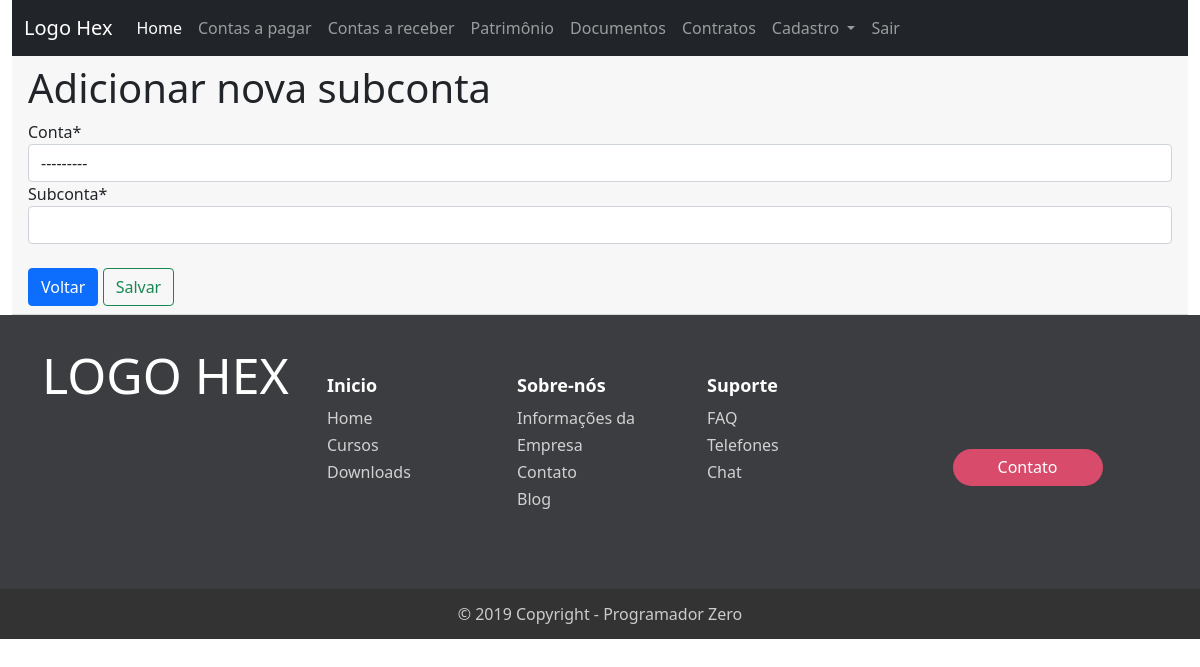
Before: /subcontaAdd/ (signed in) with the older database file.
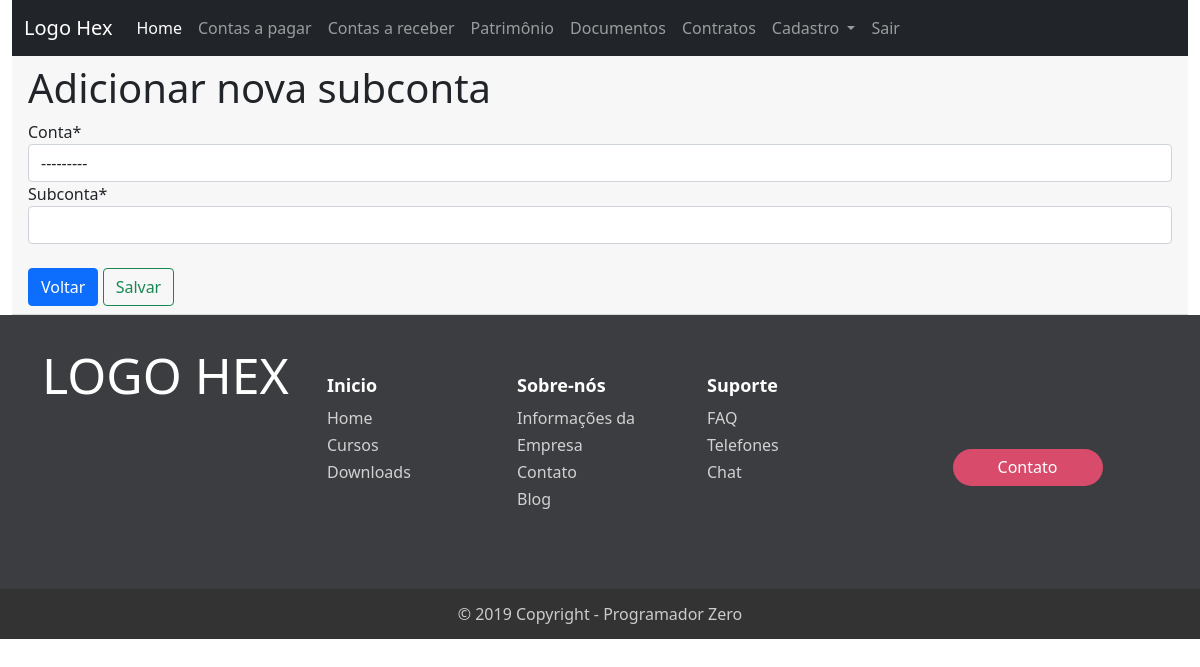
After: the same page with the newer database file.
### conta/models.py (models this page shows)
class Conta(models.Model):
	conta = models.CharField('Conta', max_length=100, unique=True)
	def __str__(self):
		return self.conta

### subconta/views.py (the view)
# urls.py: path('subcontaAdd/',views.subcontaAdd, name='subcontaAdd'),
@login_required
def subcontaAdd(request):
    conta = Conta.objects.all()
    if request.method == 'POST':
       form = SubcontaForm(request.POST, request.FILES)
       if form.is_valid():
           form.save()
           return redirect('subconta')
    else:
        form = SubcontaForm()
    return render(request, 'subconta/subcontaAdd.html',{'form':form, 'conta':conta})

### subconta/forms.py
class SubcontaForm(forms.ModelForm):
    class Meta:
        model = Subconta
        fields = ('conta', 'subconta')

### subconta/templates/subconta/subcontaAdd.html (shortened to what this page needs)
{% extends 'base.html' %}
{% load crispy_forms_tags %}
{%block content %}
    <div class="card-header card-body-t ">
            <h1>Adicionar nova subconta</h1>
        <form method="POST" enctype="multipart/form-data" class="form-Add">
            <div class="form-row">
                <div class="form-group col-md-12 mb-0">
                    {{ form.conta|as_crispy_field }}
                </div>
            </div>
            <div class="form-row">
                <div class="form-group col-md-12 mb-0">
                    {{ form.subconta|as_crispy_field }}
                </div>
            </div>
<br>
            <a href="{% url 'subconta' %}"<input class="btn btn-primary" value="">Voltar</a>
            <input type="submit" class="btn btn-outline-success" value="Salvar">
        </form>
        </div>
    </div>
{% endblock%}

Changed rows visible on the page:
added Conta: conta "---------"
Other visible differences:
form field conta: "---------" → (not shown)
